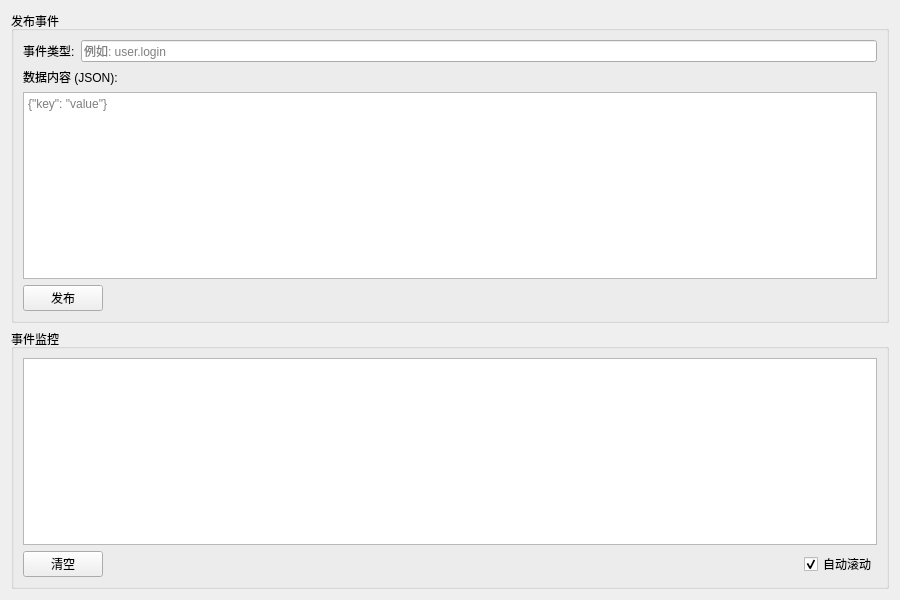
<?xml version="1.0" encoding="UTF-8"?>
<ui version="4.0">
 <class>EventWidget</class>
 <widget class="QWidget" name="EventWidget">
  <property name="geometry">
   <rect>
    <x>0</x>
    <y>0</y>
    <width>900</width>
    <height>600</height>
   </rect>
  </property>
  <property name="windowTitle">
   <string>事件监控</string>
  </property>
  <layout class="QVBoxLayout" name="verticalLayout">
   <item>
    <widget class="QGroupBox" name="groupBoxPublish">
     <property name="title">
      <string>发布事件</string>
     </property>
     <layout class="QVBoxLayout" name="verticalLayout_2">
      <item>
       <layout class="QHBoxLayout" name="horizontalLayout_3">
        <item>
         <widget class="QLabel" name="label">
          <property name="text">
           <string>事件类型:</string>
          </property>
         </widget>
        </item>
        <item>
         <widget class="QLineEdit" name="lineEditEventType">
          <property name="placeholderText">
           <string>例如: user.login</string>
          </property>
         </widget>
        </item>
       </layout>
      </item>
      <item>
       <layout class="QHBoxLayout" name="horizontalLayout_4">
        <item>
         <widget class="QLabel" name="label_2">
          <property name="text">
           <string>数据内容 (JSON):</string>
          </property>
         </widget>
        </item>
       </layout>
      </item>
      <item>
       <widget class="QTextEdit" name="textEditData">
        <property name="placeholderText">
         <string>{"key": "value"}</string>
        </property>
       </widget>
      </item>
      <item>
       <layout class="QHBoxLayout" name="horizontalLayout_5">
        <item>
         <widget class="QPushButton" name="btnPublish">
          <property name="text">
           <string>发布</string>
          </property>
         </widget>
        </item>
        <item>
         <spacer name="horizontalSpacer_3">
          <property name="orientation">
           <enum>Qt::Horizontal</enum>
          </property>
          <property name="sizeHint" stdset="0">
           <size>
            <width>40</width>
            <height>20</height>
           </size>
          </property>
         </spacer>
        </item>
       </layout>
      </item>
     </layout>
    </widget>
   </item>
   <item>
    <widget class="QGroupBox" name="groupBoxMonitor">
     <property name="title">
      <string>事件监控</string>
     </property>
     <layout class="QVBoxLayout" name="verticalLayout_3">
      <item>
       <widget class="QTableWidget" name="tableWidget">
        <property name="alternatingRowColors">
         <bool>true</bool>
        </property>
        <property name="selectionMode">
         <enum>QAbstractItemView::SingleSelection</enum>
        </property>
        <property name="selectionBehavior">
         <enum>QAbstractItemView::SelectRows</enum>
        </property>
       </widget>
      </item>
      <item>
       <layout class="QHBoxLayout" name="horizontalLayout_2">
        <item>
         <widget class="QPushButton" name="btnClear">
          <property name="text">
           <string>清空</string>
          </property>
         </widget>
        </item>
        <item>
         <spacer name="horizontalSpacer">
          <property name="orientation">
           <enum>Qt::Horizontal</enum>
          </property>
          <property name="sizeHint" stdset="0">
           <size>
            <width>40</width>
            <height>20</height>
           </size>
          </property>
         </spacer>
        </item>
        <item>
         <widget class="QCheckBox" name="checkAutoScroll">
          <property name="text">
           <string>自动滚动</string>
          </property>
          <property name="checked">
           <bool>true</bool>
          </property>
         </widget>
        </item>
       </layout>
      </item>
     </layout>
    </widget>
   </item>
  </layout>
 </widget>
 <resources/>
 <connections/>
</ui>
